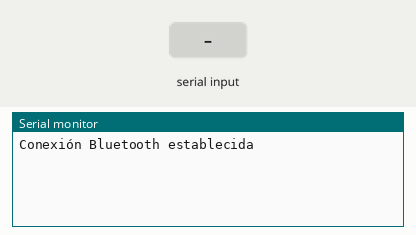
Bench run of a sketch on a simulated Arduino Uno, built with avr-gcc and run on an emulated ATmega328P. On the bench: the last lines printed to the serial monitor. Inputs (shaded band) come from the test bench. The modem accepts every AT command (registered, SIM ready, sends succeed) and sends nothing else.

Above: at 1.2 s.
1.3 s: "1\n" received over the second serial link
At 2.3 s:
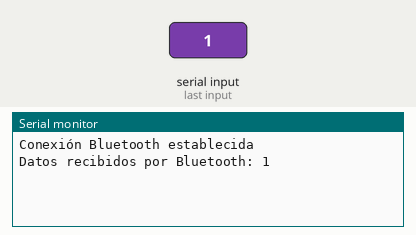
At 5.5 s:
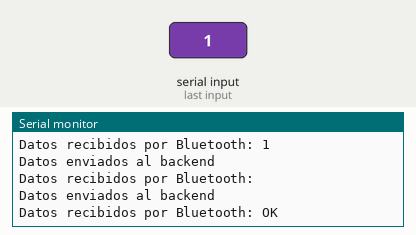

The sketch:

MetodoSend.ino
```cpp
#include <SoftwareSerial.h>

SoftwareSerial hc05(0, 1);  // RX, TX (Pines utilizados para la comunicación con el módulo HC-05)

// Reemplaza con los detalles de tu backend
const char* serverAddress = "10.4.13.54/api/hardware";
const int serverPort = 3000;

void setup() {
  Serial.begin(9600);
  hc05.begin(9600);  // Inicializar la comunicación con el módulo HC-05
  delay(10);

  Serial.println("Conexión Bluetooth establecida");
}

void loop() {
  if (hc05.available()) {
    String data = hc05.readStringUntil('\n');
    Serial.println("Datos recibidos por Bluetooth: " + data);

    // Enviar los datos al backend
    sendDataToBackend(data);
  }
}

void sendDataToBackend(const String& data) {
  // Conectar al servidor
  hc05.print("AT\r\n");
  delay(100);
  hc05.print("AT+CIPSTART=\"TCP\",\"");
  hc05.print(serverAddress);
  hc05.print("\",");
  hc05.print(serverPort);
  hc05.print("\r\n");
  delay(1000);

  // Enviar los datos al backend
  hc05.print("AT+CIPSEND=");
  hc05.print(data.length());
  hc05.print("\r\n");
  delay(100);
  hc05.print(data);
  delay(100);

  // Cerrar la conexión
  hc05.print("AT+CIPCLOSE\r\n");
  delay(100);

  Serial.println("Datos enviados al backend");
}
```

Measured:
- after the input at 1.3 s, the serial monitor: prints a new line at once (image 1)
